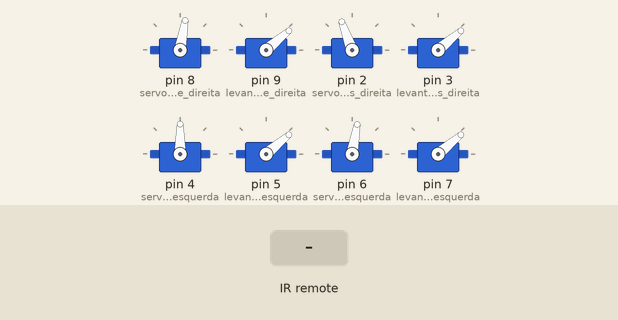
This sketch was run on a simulated Arduino Uno, built with avr-gcc and run on an emulated ATmega328P. Parts: 8 × servo. Inputs (shaded band) come from the test bench.

Above: at 1.2 s.
1.3 s: infrared code 0xFF906F received
At 1.5 s:
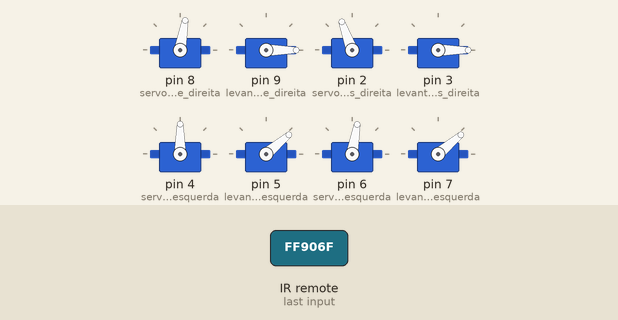
At 2.9 s:
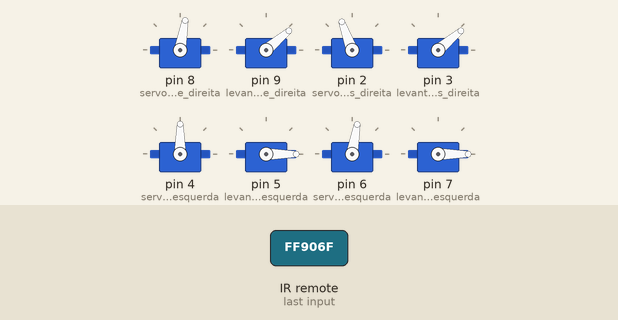
Timing chart, 0 to 4.4 s (numbered marks = the images above; inputs shaded):
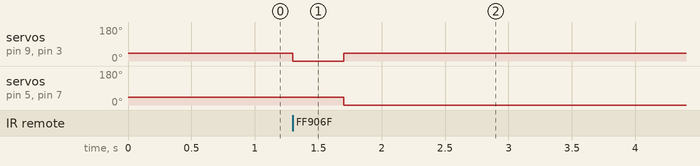

The sketch:

teste-de-controle-IR.ino
```cpp
#include <IRremote.h>
#include <Servo.h>

// Criando objetos para cada servo
Servo servo_frente_direita;
Servo levanta_frente_direita;
Servo servo_tras_direita;
Servo levanta_tras_direita;
Servo servo_tras_esquerda;
Servo levanta_tras_esquerda;
Servo servo_frente_esquerda;
Servo levanta_frente_esquerda;

int RECV_PIN = 11; // Definindo o pino do receptor infravermelho
IRrecv irrecv(RECV_PIN); // Criando objeto para receber sinais do IR
decode_results results; // Criando objeto para armazenar resultados decodificados

void setup() {
  // Associando cada servo a um pino específico
  servo_frente_direita.attach(8);
  levanta_frente_direita.attach(9);
  servo_tras_direita.attach(2);
  levanta_tras_direita.attach(3);
  servo_tras_esquerda.attach(4);
  levanta_tras_esquerda.attach(5);
  servo_frente_esquerda.attach(6);
  levanta_frente_esquerda.attach(7);

  // Configurando a posição inicial de cada servo
  servo_frente_direita.write(80);
  levanta_frente_direita.write(40);
  servo_tras_direita.write(110);
  levanta_tras_direita.write(40);
  servo_tras_esquerda.write(90);
  levanta_tras_esquerda.write(40);
  servo_frente_esquerda.write(80);
  levanta_frente_esquerda.write(40);

  irrecv.enableIRIn(); // Habilitando o receptor infravermelho para receber sinais
}

void loop() {
  // Verificando se foi recebido um sinal do controle remoto
  if (irrecv.decode(&results)) {
    // Executando uma ação de acordo com o sinal recebido
    switch (results.value) {
      case 0xFF906F: // Botão A
        levanta_frente_direita.write(0);
        levanta_tras_direita.write(0);
        levanta_frente_esquerda.write(40);
        levanta_tras_esquerda.write(40);
        delay(400);
        levanta_frente_direita.write(40);
        levanta_tras_direita.write(40);
        levanta_frente_esquerda.write(0);
        levanta_tras_esquerda.write(0);
        delay(200);
        break;
      case 0xFF506F: // Código do botão A
        // Executar movimento 1 da aranha (por exemplo, andar para frente)
        break;
      case 0xFFB847: // Código do botão B
        // Executar movimento 2 da aranha (por exemplo, andar para trás)
        break;
      case 0xFF9867: // Código do botão C
        // Executar movimento 3 da aranha (por exemplo, dar meia volta)
        break;
      case 0xFFE21D: // Código do botão E
        // Executar movimento 5 da aranha (por exemplo, abaixar)
        break;
      case 0xFF22DD: // Código do botão F
        // Executar movimento 6 da aranha (por exemplo, sube)
        break;
      default:
        break;
    }
    irrecv.resume();
  }
}
```

Measured:
- after the input at 1.3 s, servo on pin 9 (levanta_frente_direita), servo on pin 3 (levanta_tras_direita): 40° → 0° at once, → 40° 0.40 s later; servo on pin 5 (levanta_tras_esquerda), servo on pin 7 (levanta_frente_esquerda): 40° → 0° after 0.40 s
